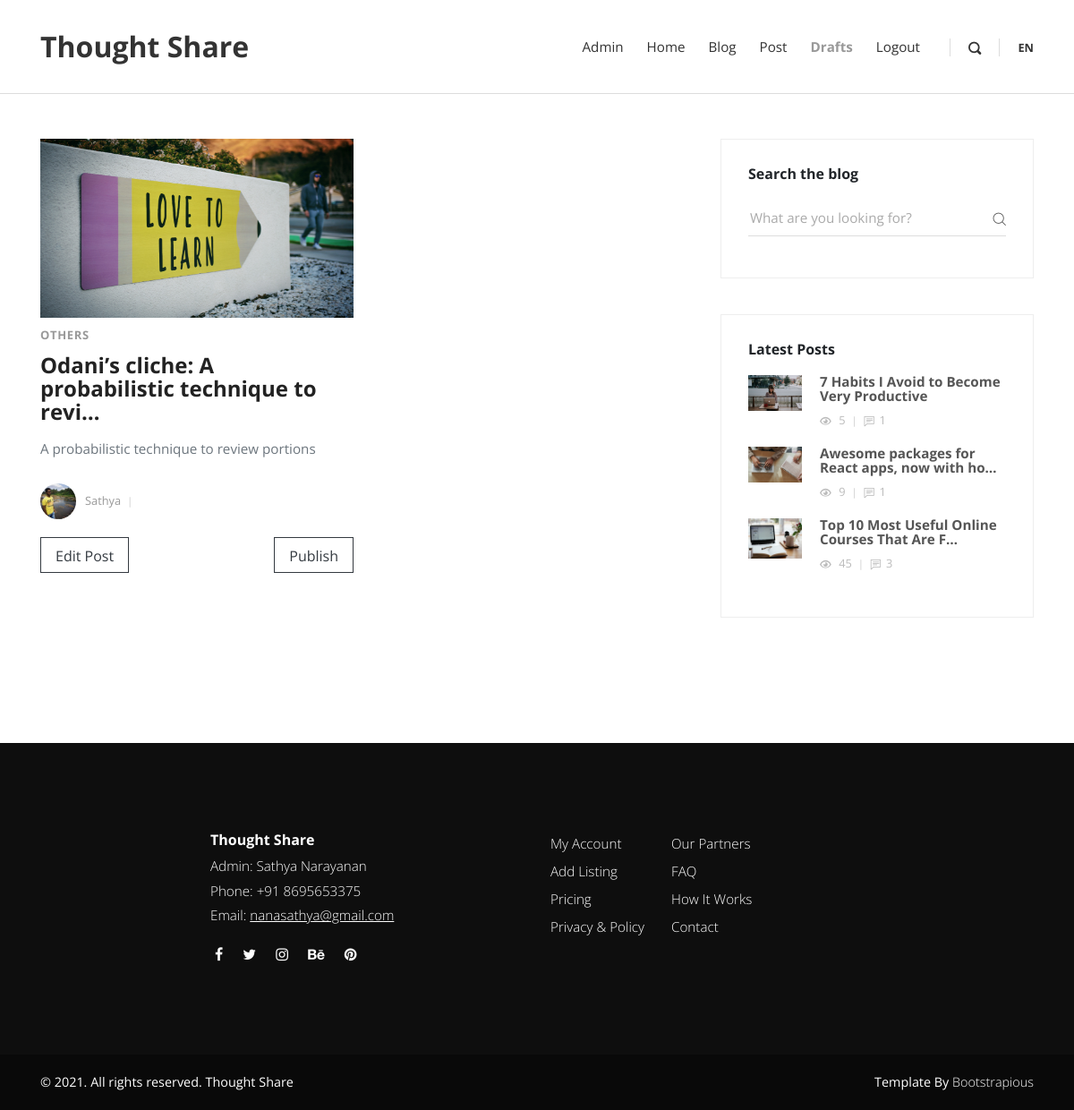
The app's page /draft/ (signed in) with its own data.
### blog/models.py (models this page shows, shortened)
class Post(models.Model):
    title = models.CharField(max_length=200, blank=True, null=True)
    post_pic = models.ImageField(blank=True, null=True )
    category = models.CharField(max_length=200 ,choices=post_category)
    description = models.CharField(max_length=200, null=True, blank=True)
    author = models.ForeignKey(Blogger, on_delete=models.SET_NULL, null=True)
    date_published = models.DateTimeField(blank=True, null=True)
    content = RichTextField(blank=True, null=True)
    views = models.IntegerField(default=0,null=True, blank=True)
    published = models.BooleanField(default=False)
    @property
    def imageURL(self):
        try:
            url = self.post_pic.url
        except:
            url = ''
        return url
    @property
    def comment_count(self):
        try:
            commentCount = len(self.comment_set.all())
        except:
            commentCount = 0
        return commentCount

class Blogger(models.Model):
    user = models.OneToOneField(User, on_delete=models.CASCADE, null = True)
    name = models.CharField(max_length=200)
    email = models.EmailField(max_length=200, blank=True, null=True)
    profile_pic = models.ImageField(null=True, blank=True)
    @property
    def profile_picURL(self):
        try:
            url = self.profile_pic.url
        except:
            url = '/static/img/user.svg'
        return url

class Comment(models.Model):
    post = models.ForeignKey(Post, on_delete=models.SET_NULL, null=True)
    name = models.CharField(max_length=200)
    email = models.EmailField(max_length=200)
    date_published = models.DateTimeField(auto_now_add=True)
    content = models.TextField()

### blog/views.py (the view)
# urls.py: path('draft/', views.draft_view, name='draft'),
@login_required
def draft_view(request):
    author = Blogger.objects.get(user=request.user)
    drafts = Post.objects.filter(author=author, published=False).order_by("-id")
    latest_posts = Post.objects.filter(published=True).order_by("-date_published")[:3]
    context = {'posts':drafts, 'latest_posts':latest_posts}
    return render(request, 'blog/draft.html', context)

### blog/templates/blog/draft.html (shortened to what this page needs)
{% extends 'blog/base.html' %}
{% load static %}
{% block draft_page_header %}
  active
{% endblock draft_page_header %}
{% block content %}
<div class="container">
  <div class="row">
    <main class="posts-listing col-lg-8">
      <div class="container">
        <div class="row">
          {% if posts %}
          {% for post in posts %}
          <div style="height: 475px;" class="post col-xl-6">
            <div class="post-thumbnail"><a href="{% url 'preview' post.id %}"><img style="width: 400px; height: 200px;" src="{{post.imageURL}}" alt="..." class="img-fluid"></a></div>
            <div class="post-details">
              <div class="post-meta d-flex justify-content-between">
                <div class="category"><a href="#">{{post.category}}</a></div>
              </div><a href="{% url 'preview' post.id %}">
                <h3 class="h4">{{post.title|truncatechars:50}}</h3></a>
              <p class="text-muted">{{post.description|truncatechars:100}}</p>
              <footer style="position: absolute; bottom: 50px;" class="post-footer d-flex align-items-center"><a href="#" class="author d-flex align-items-center flex-wrap">
                  <div class="avatar"><img src="{{post.author.profile_picURL}}" alt="..." class="img-fluid"></div>
                  <div class="title"><span>{{post.author.name}}</span></div></a>
              </footer>
              <br>
              <div>
                <form method="POST">
                  <button style="position: absolute; bottom: -10px; padding-top: 10px;" class="btn btn-outline-dark" formaction="{% url 'edit' post.id %}">Edit Post</button>
                  <button style="position: absolute; bottom: -10px; padding-top: 10px; right: 15px;" class="btn btn-outline-dark float-right" formaction="{% url 'publish_post' post.id %}">Publish</button>
                </form>
              </div>
            </div>
          </div>
          {% endfor %}
          {% else %}
          <h2>Looks like there's nothing in your drafts.</h2>
          {% endif %}
        </div>
      </div>
    </main>
    <aside class="col-lg-4">
      <div class="widget search">
        <header>
          <h3 class="h6">Search the blog</h3>
        </header>
        <form action="{% url 'search' %}" class="search-form">
          <div class="form-group">
            <input type="search" name="search" id="search" placeholder="What are you looking for?">
            <button type="submit" class="submit"><i class="icon-search"></i></button>
          </div>
        </form>
      </div>
      <div class="widget latest-posts">
        <header>
          <h3 class="h6">Latest Posts</h3>
        </header>
        <div class="blog-posts"><a href="#">
          {% for latest_post in latest_posts %}
          <a href="{% url 'post' latest_post.id %}">
          <div class="item d-flex align-items-center">
            <div class="image"><img src="{{latest_post.imageURL}}" alt="..." class="img-fluid"></div>
            <div class="title"><strong>{{latest_post.title|truncatechars:45}}</strong>
              <div class="d-flex align-items-center">
                <div class="views"><i class="icon-eye"></i> {{latest_post.views}}</div>
                <div class="comments"><i class="icon-comment"></i>{{latest_post.comment_count}}</div>
              </div>
            </div>
          </div></a>
          {% endfor %}
      </div>
    </aside>
  </div>
</div>
{% endblock content %}

### static/css/style.default.css (style rules this page uses)
body { overflow-x: hidden; }
strong { font-weight: 700; }
a, i, span { display: inline-block; text-decoration: none; -webkit-transition: all 0.3s; transition: all 0.3s; }
a i { -webkit-transition: none; transition: none; }
button, input { outline: none !important; font-family: "Open Sans", sans-serif; }
button { cursor: pointer; }
main, aside { padding: 50px 0 100px; }
.widget { margin-bottom: 40px; padding: 30px; border: 1px solid #eee; }
.widget header { margin-bottom: 20px; }
.category a { color: #999; letter-spacing: 0.08em; font-weight: 700; text-transform: uppercase; text-decoration: none; font-size: 13px; }
.category a::after { content: ','; color: #ddd; display: inline-block; margin-right: 5px; }
.category a:last-of-type::after { display: none; }
i[class*="icon-"] { -webkit-transform: translateY(3px); transform: translateY(3px); }
.btn { border-radius: 0 !important; }
h1, h2, h3, h4, h5, h6 { margin-bottom: 15px; }
.post-meta { margin: 10px 0; font-size: 0.8em; }
.post p:not(.lead) { font-weight: 400; color: #777; font-size: 0.95em; }
.post a { text-decoration: none; }
.post h3 { line-height: 1.1em; color: #222; -webkit-transition: all 0.3s; transition: all 0.3s; margin-bottom: 1rem; }
.post .category a { color: #999; letter-spacing: 0.05em; font-weight: 700; text-transform: uppercase; text-decoration: none; }
.post .avatar { max-width: 40px; min-width: 40px; height: 40px; overflow: hidden; border-radius: 50%; margin-right: 10px; }
.post .title, .post .date, .post .comments, .post .views { font-weight: 400; color: #999; text-transform: capitalize; }
.post .title::after, .post .date::after, .post .comments::after, .post .views::after { content: '|'; display: inline-block; margin: 0 7px; font-size: 0.9em; color: #ccc; }
main.posts-listing { padding-top: 50px; padding-left: 0; padding-right: 0; }
main.posts-listing .post { margin-bottom: 50px; }
main.posts-listing .post-footer { font-size: 0.8em; }
.widget.search .form-group { position: relative; }
.widget.search input { width: 100%; height: 40px; line-height: 40px; border: none; border-bottom: 1px solid #ddd; font-size: 0.95em; font-family: "Open Sans", sans-serif; font-weight: 400; background: none; }
.widget.search .submit { height: 40px; padding: 0; line-height: 40px; background: none; border: none; color: #555; font-size: 0.9em; position: absolute; top: 0; right: 0; }
.widget.latest-posts a { display: block; color: #555; text-decoration: none; }
.widget.latest-posts .image { min-width: 60px; max-width: 60px; height: 60px; overflow: hidden; margin-right: 20px; }
.widget.latest-posts .item { margin-bottom: 20px; }
.widget.latest-posts strong { font-size: 0.95em; display: block; line-height: 1em; }
.widget.latest-posts .views, .widget.latest-posts .comments { font-size: 0.8em; font-weight: 400; color: #bbb; margin-top: 10px; }
.widget.latest-posts .views i, .widget.latest-posts .comments i { margin-right: 5px; }
.widget.latest-posts .views::after, .widget.latest-posts .comments::after { content: '|'; display: inline-block; margin: 0 7px; font-size: 0.9em; color: #ccc; }
.widget.latest-posts .comments::after { display: none; }
.btn { font-weight: normal; border: 1px solid transparent; padding: 0.5rem 1rem; font-size: 1rem; line-height: 1.25; border-radius: 0.25rem; -webkit-transition: all 0.15s ease-in-out; transition: all 0.15s ease-in-out; }
.btn-outline-dark { color: #343a40; background-color: transparent; background-image: none; border-color: #343a40; }
body { font-family: "Open Sans", sans-serif; font-size: 1rem; font-weight: normal; line-height: 1.5; color: #212529; background-color: #fff; }
a { color: #999; text-decoration: none; }
h1, h2, h3, h4, h5, h6, .h1, .h2, .h3, .h4, .h5, .h6 { margin-bottom: 0.5rem; font-family: inherit; font-weight: 700; line-height: 1.1; color: inherit; }
h3, .h3 { font-size: 1.75rem; }
h4, .h4 { font-size: 1.5rem; }
h6, .h6 { font-size: 1rem; }

### records on screen
Post: imageURL (picture), category "OTHERS", title "Odani’s cliche: A probabilistic technique to revi…", description "A probabilistic technique to review portions", author.profile_picURL (picture), author.name "Sathya"
Post: imageURL (picture), title "7 Habits I Avoid to Become Very Productive", views "5", comment_count "1"
Post: imageURL (picture), title "Awesome packages for React apps, now with ho…", views "9", comment_count "1"
Post: imageURL (picture), title "Top 10 Most Useful Online Courses That Are F…", views "45", comment_count "3"
